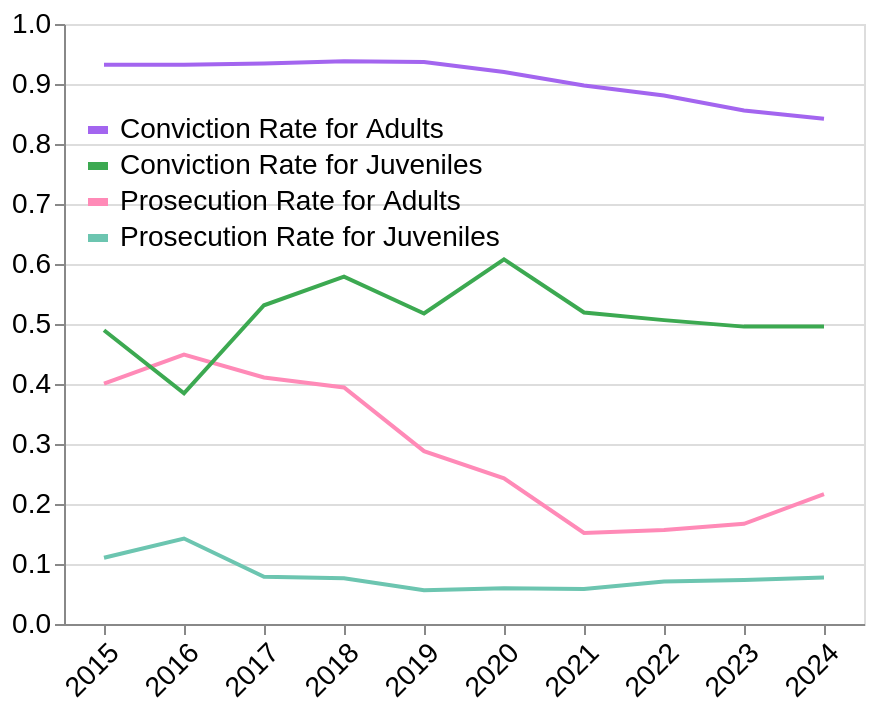

The notebook cell this image was saved under:
### Code cell
fig = alt.Chart(rates).mark_line().encode(
    alt.X("data_year:O").title(None).axis(labelAngle=-45),
    alt.Y("rate:Q").title(None),
    alt.Color("outcome:N").title(None).scale(
        domain=[
            "Conviction Rate for Adults",
            "Conviction Rate for Juveniles",
            "Prosecution Rate for Adults",
            "Prosecution Rate for Juveniles",
        ],
        range=[
            Palette.PURPLE,
            Palette.GREEN,
            Palette.PINK,
            Palette.CYAN,
        ],
    ).legend(
        orient="none",
        legendX=10,
        legendY=46,
    ),
).properties(
    width=400,
).configure_axis(
    labelFontSize=14,
).configure_legend(
    labelFontSize=14,
    symbolStrokeWidth=4,
    labelLimit=200,
)

fig

### Figure 1 — Vega-Lite specification as saved in the notebook (floating-point values rounded to 4 significant figures)
{"config": {"view": {"continuousWidth": 300, "continuousHeight": 300}, "axis": {"labelFontSize": 14}, "legend": {"labelFontSize": 14, "labelLimit": 200, "symbolStrokeWidth": 4}}, "data": {"name": "data-3c3d0e39b24528fec696df417c29acc1"}, "mark": {"type": "line"}, "encoding": {"color": {"field": "outcome", "legend": {"orient": "none", "legendX": 10, "legendY": 46}, "scale": {"domain": ["Conviction Rate for Adults", "Conviction Rate for Juveniles", "Prosecution Rate for Adults", "Prosecution Rate for Juveniles"], "range": ["#a365ef", "#3ca951", "#ff8ab7", "#6cc5b0"]}, "title": null, "type": "nominal"}, "x": {"axis": {"labelAngle": -45}, "field": "data_year", "title": null, "type": "ordinal"}, "y": {"field": "rate", "title": null, "type": "quantitative"}}, "width": 400, "$schema": "https://vega.github.io/schema/vega-lite/v6.4.1.json", "datasets": {"data-3c3d0e39b24528fec696df417c29acc1": [{"data_year": 2015, "outcome": "Prosecution Rate for Juveniles", "rate": 0.1103}, {"data_year": 2015, "outcome": "Prosecution Rate for Adults", "rate": 0.4007}, {"data_year": 2016, "outcome": "Prosecution Rate for Juveniles", "rate": 0.1425}, {"data_year": 2016, "outcome": "Prosecution Rate for Adults", "rate": 0.4489}, {"data_year": 2017, "outcome": "Prosecution Rate for Juveniles", "rate": 0.07882}, {"data_year": 2017, "outcome": "Prosecution Rate for Adults", "rate": 0.4109}, {"data_year": 2018, "outcome": "Prosecution Rate for Juveniles", "rate": 0.0761}, {"data_year": 2018, "outcome": "Prosecution Rate for Adults", "rate": 0.3942}, {"data_year": 2019, "outcome": "Prosecution Rate for Juveniles", "rate": 0.05621}, {"data_year": 2019, "outcome": "Prosecution Rate for Adults", "rate": 0.2882}, {"data_year": 2020, "outcome": "Prosecution Rate for Juveniles", "rate": 0.0596}, {"data_year": 2020, "outcome": "Prosecution Rate for Adults", "rate": 0.2428}, {"data_year": 2021, "outcome": "Prosecution Rate for Juveniles", "rate": 0.05821}, {"data_year": 2021, "outcome": "Prosecution Rate for Adults", "rate": 0.1518}, {"data_year": 2022, "outcome": "Prosecution Rate for Juveniles", "rate": 0.07094}, {"data_year": 2022, "outcome": "Prosecution Rate for Adults", "rate": 0.1565}, {"data_year": 2023, "outcome": "Prosecution Rate for Juveniles", "rate": 0.07351}, {"data_year": 2023, "outcome": "Prosecution Rate for Adults", "rate": 0.167}, {"data_year": 2024, "outcome": "Prosecution Rate for Juveniles", "rate": 0.07746}, {"data_year": 2024, "outcome": "Prosecution Rate for Adults", "rate": 0.2163}, {"data_year": 2015, "outcome": "Conviction Rate for Juveniles", "rate": 0.4896}, {"data_year": 2015, "outcome": "Conviction Rate for Adults", "rate": 0.9319}, {"data_year": 2016, "outcome": "Conviction Rate for Juveniles", "rate": 0.3846}, {"data_year": 2016, "outcome": "Conviction Rate for Adults", "rate": 0.9319}, {"data_year": 2017, "outcome": "Conviction Rate for Juveniles", "rate": 0.5312}, {"data_year": 2017, "outcome": "Conviction Rate for Adults", "rate": 0.9342}, {"data_year": 2018, "outcome": "Conviction Rate for Juveniles", "rate": 0.5789}, {"data_year": 2018, "outcome": "Conviction Rate for Adults", "rate": 0.9379}, {"data_year": 2019, "outcome": "Conviction Rate for Juveniles", "rate": 0.5176}, {"data_year": 2019, "outcome": "Conviction Rate for Adults", "rate": 0.9365}, {"data_year": 2020, "outcome": "Conviction Rate for Juveniles", "rate": 0.6078}, {"data_year": 2020, "outcome": "Conviction Rate for Adults", "rate": 0.9201}, {"data_year": 2021, "outcome": "Conviction Rate for Juveniles", "rate": 0.5191}, {"data_year": 2021, "outcome": "Conviction Rate for Adults", "rate": 0.8976}, {"data_year": 2022, "outcome": "Conviction Rate for Juveniles", "rate": 0.5065}, {"data_year": 2022, "outcome": "Conviction Rate for Adults", "rate": 0.8808}, {"data_year": 2023, "outcome": "Conviction Rate for Juveniles", "rate": 0.4956}, {"data_year": 2023, "outcome": "Conviction Rate for Adults", "rate": 0.8557}, {"data_year": 2024, "outcome": "Conviction Rate for Juveniles", "rate": 0.4957}, {"data_year": 2024, "outcome": "Conviction Rate for Adults", "rate": 0.8422}]}}
